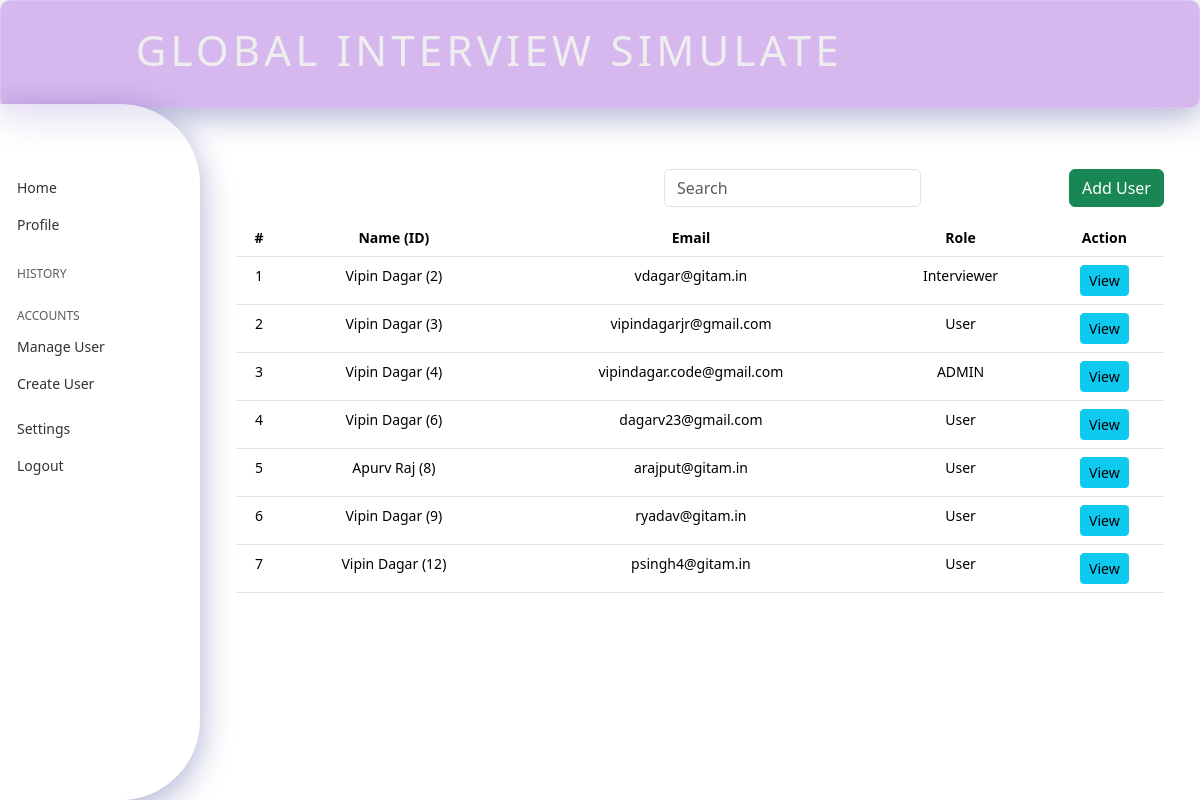
Page /accounts/manage_user/ (signed in) on the committed database.
### account/models.py (models this page shows, shortened)
class Custom_user(AbstractUser):
    username = None
    email = models.EmailField(max_length=254 , unique=True)
    first_name = models.CharField(max_length=100)
    last_name = models.CharField(max_length=100 , blank=True , null = True)
    auth_token = models.CharField(max_length=100)
    is_verified = models.BooleanField(default=False)
    is_interviewer = models.BooleanField(default=False)
    created_at = models.DateTimeField(auto_now_add=True)
    USERNAME_FIELD = 'email'
    REQUIRED_FIELDS = []
    objects = UserManager()

### account/views.py (the view)
# urls.py: path('manage_user/' , AdminAction.manage_accounts , name= 'manage_user' ),
    @login_required
    def manage_accounts(request):
        user = Custom_user.objects.get(email= request.user.email)
        if user.is_superuser:
            accounts = Custom_user.objects.all()
            context = {'accounts': accounts}
            return render(request, 'account/admin/manage_account.html', context)
        return HttpResponse("404 page not found")

### templates/account/admin/manage_account.html (shortened to what this page needs)
{% extends "base.html" %}
{% load static %}
{% block style %}
<link rel="stylesheet" href="https://cdnjs.cloudflare.com/ajax/libs/font-awesome/5.15.4/css/all.min.css">
{% endblock style %}
{% block main %}
<div class="container mt-5">
  <div class="d-flex justify-content-between align-items-center text-white">
    <h2 class="mb-4">User Management</h2>
    <div>
      <input type="text" class="form-control" placeholder="Search" id="search_input" onkeyup="search()">
    </div>
    <a href="/accounts/new_user" class="btn btn-success">Add User</a>
  </div>
    <table class="table table-responsive text-center" id="user_table">
      <thead>
        <tr>
          <th>#</th>
          <th>Name (ID)</th>
          <th>Email</th>
          <th>Role</th>
          <th>Action</th>
        </tr>
      </thead>
      <tbody>
{% for user in accounts  %}
        <tr>
          <td>{{ forloop.counter }}</td>
          <td>{{user.first_name}} {{user.last_name}} ({{user.id}})</td>
          <td>{{user.email}}</td>
          <td>
            {% if user.is_superuser %}
           <span class="pil">ADMIN</span>
            {% endif %}
            {% if user.is_interviewer %}
            <span class="pil">Interviewer</span>
            {% endif %}
            {% if not user.is_superuser and not user.is_interviewer %}
            <span class="pil">User</span>
            {% endif %}
          </td>
          <td>
            <a href="/accounts/view_profile/{{user.id}}" class="btn btn-info btn-sm">View</a>
          </td>
        </tr>
        {% endfor %}
      </tbody>
    </table>
  </div>
{% endblock main %}

### templates/base.html (shortened to what this page needs)
<!DOCTYPE html>
{% load static %}
<html lang="en">
<head>
    <link href="https://cdn.jsdelivr.net/npm/bootstrap@5.3.2/dist/css/bootstrap.min.css" rel="stylesheet"
>
    <link rel="stylesheet" href="{% static 'css/base.css' %}">
    <link rel="stylesheet" href="{% static 'css/dashboard.css' %}">
    <link rel="stylesheet" href="{% static 'css/morphism.css' %}">
    {% block style %}
    {% endblock style %}
</head>
<body>
    <header class="d-flex justify-content-around w-100 p-4">
        <div>
            <h1 class="text3d">
                GLOBAL INTERVIEW SIMULATE
            </h1>
        </div>
    </header>
    <nav id="sidebarMenu" class="col-md-3 col-lg-2 d-md-block morphism sidebar collapse"
        style="border-top-left-radius: 0; border-bottom-left-radius: 0;">
        <div class="position-sticky pt-3">
            <ul class="nav flex-column">
                <li class="nav-item">
                    <a class="nav-link" href="/">
                        Home
                    </a>
                </li>
                {% if user.is_authenticated %}
                <li class="nav-item">
                    <a class="nav-link" href="/accounts/profile">
                        Profile
                    </a>
                </li>
            </ul>
            <h6 class="sidebar-heading d-flex justify-content-between align-items-center px-3 mt-4 mb-1 text-muted">
                History
            </h6>
            <h6 class="sidebar-heading d-flex justify-content-between align-items-center px-3 mt-4 mb-1 text-muted">
                Accounts
            </h6>
            {% if user.is_superuser %}
            <ul class="nav flex-column mb-2">
            <li class="nav-item">
                <a class="nav-link" href="/accounts/manage_user/">
                    Manage User
                </a>
            </li>
            <li class="nav-item">
                <a class="nav-link" href="/accounts/new_user/">
                    Create User
                </a>
            </li>
        </ul>
            {% endif %}
            <ul class="nav flex-column mb-2">
                <li class="nav-item">
                    <a class="nav-link" href="/accounts/settings">
                        Settings
                    </a>
                </li>
                <li class="nav-item">
                    <a class="nav-link" href="/accounts/logout/">
                        Logout
                    </a>
                </li>
            </ul>
            {% endif %}
        </div>
    </nav>
    <main class="col-md-9 ms-sm-auto col-lg-10 px-md-4">
        {% block main %}
        {% endblock main %}
    </main>
</body>
</html>

### static/css/base.css (style rules this page uses)
body { background-image: url('/static/images/bg.png'); background-position: center; background-repeat: no-repeat ; background-attachment: fixed; background-size: cover; }
header { background: rgba(152, 76, 213, 0.4); box-shadow: 0 8px 32px 0 rgba(31, 38, 135, 0.37); backdrop-filter: blur(11.5px); -webkit-backdrop-filter: blur(11.5px); border-radius: 10px; border: 1px solid rgba(255, 255, 255, 0.18); position: relative; }
nav { overflow: auto; scrollbar-width: none; -ms-overflow-style: none; }
.text3d { text-align: center; text-transform: uppercase; font-size: 3em; letter-spacing: 0.1em; color: #EEE; animation: rotate 2s ease-in-out alternate infinite; }

### static/css/dashboard.css (style rules this page uses)
body { font-size: .875rem; }
.sidebar { position: fixed; top: 13%; bottom: 0; left: 0; z-index: 100; padding: 48px 0 0; box-shadow: inset -1px 0 0 rgba(0, 0, 0, .1); }
.sidebar .nav-link { font-weight: 500; color: #333; }
.sidebar-heading { font-size: .75rem; text-transform: uppercase; }

### static/css/morphism.css (style rules this page uses)
.morphism { background: rgba(255, 255, 255, 0.5); box-shadow: 0 8px 32px 0 rgba(31, 38, 135, 0.37); backdrop-filter: blur(10px); -webkit-backdrop-filter: blur(10px); border-radius: 80px; border: 1px solid rgba(255, 255, 255, 0.18); }

### rows in the picture
Custom_user: first_name "Vipin", last_name "Dagar", id "2", email "vdagar@gitam.in", is_interviewer "Interviewer"
Custom_user: first_name "Vipin", last_name "Dagar", id "3", email "vipindagarjr@gmail.com", is_superuser "User"
Custom_user: first_name "Vipin", last_name "Dagar", id "4", email "vipindagar.code@gmail.com", is_superuser "ADMIN"
Custom_user: first_name "Vipin", last_name "Dagar", id "6", email "dagarv23@gmail.com", is_superuser "User"
Custom_user: first_name "Apurv", last_name "Raj", id "8", email "arajput@gitam.in", is_superuser "User"
Custom_user: first_name "Vipin", last_name "Dagar", id "9", email "ryadav@gitam.in", is_superuser "User"
Custom_user: first_name "Vipin", last_name "Dagar", id "12", email "psingh4@gitam.in", is_superuser "User"
